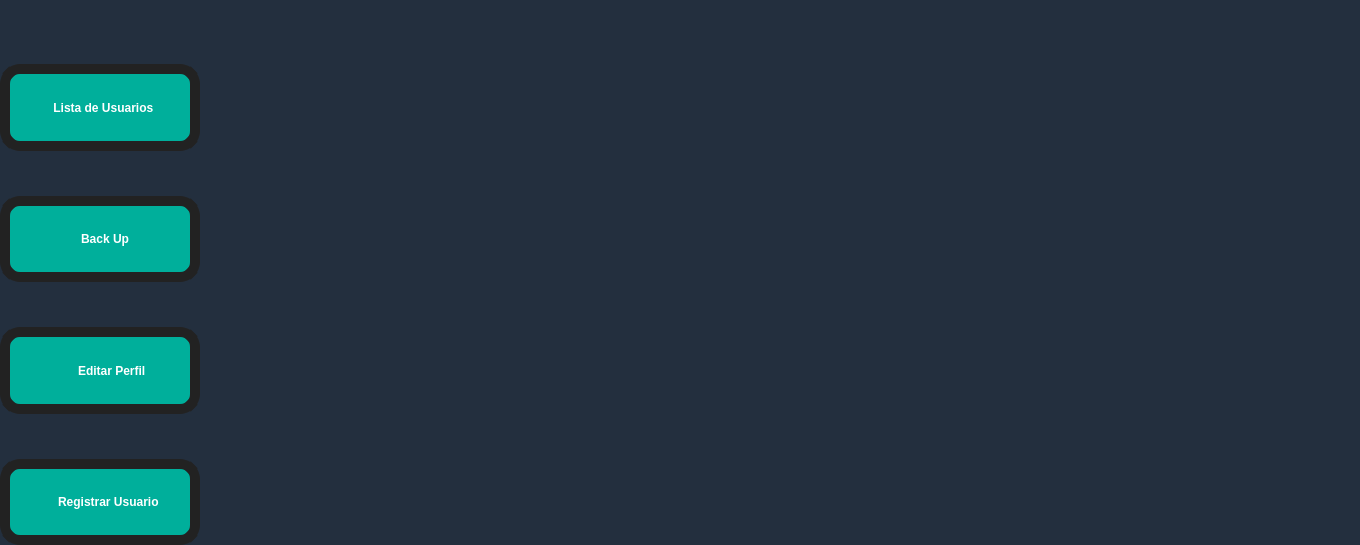
<?xml version="1.0" encoding="UTF-8"?>
<ui version="4.0">
 <class>Form</class>
 <widget class="QWidget" name="Form">
  <property name="geometry">
   <rect>
    <x>0</x>
    <y>0</y>
    <width>1360</width>
    <height>545</height>
   </rect>
  </property>
  <property name="windowTitle">
   <string>Form</string>
  </property>
  <property name="styleSheet">
   <string notr="true">/*-----QWidget-----*/
QWidget
{
	border: 0;
	background-color: #232F3E;
	color: #fff;
	selection-background-color: #fff;
	selection-color: #000;
}</string>
  </property>
  <layout class="QHBoxLayout" name="horizontalLayout_2">
   <property name="spacing">
    <number>0</number>
   </property>
   <property name="leftMargin">
    <number>0</number>
   </property>
   <property name="topMargin">
    <number>0</number>
   </property>
   <property name="rightMargin">
    <number>0</number>
   </property>
   <property name="bottomMargin">
    <number>0</number>
   </property>
   <item>
    <widget class="QFrame" name="buttons">
     <property name="enabled">
      <bool>true</bool>
     </property>
     <property name="sizePolicy">
      <sizepolicy hsizetype="Preferred" vsizetype="Preferred">
       <horstretch>0</horstretch>
       <verstretch>0</verstretch>
      </sizepolicy>
     </property>
     <property name="minimumSize">
      <size>
       <width>200</width>
       <height>500</height>
      </size>
     </property>
     <property name="styleSheet">
      <string notr="true">/*-QPushButton-*/
QPushButton{
	background-color: #00af9b;
	color: #fff;
	min-width: 80px;
	border: 10px solid #222;
	border-radius: 20px;
	padding: 5px;
}

QPushButton::flat{
	background-color: transparent;
	border: none;
	color: #000;
}

QPushButton::disabled{
	background-color: #222;
	color: #959595;
	border-color: #000;
}

QPushButton::hover{
	background-color:#006a9b;
	border-color: #46a2da;
	border-style: ridge;
}

QPushButton::pressed{
	background-color:  #2385b4;
	border: 1px solid #46a2da;
}

QPushButton::checked{
	background-color:#006a9b; 
	border-color: #46a2da;
	border-style: ridge;
}</string>
     </property>
     <property name="frameShape">
      <enum>QFrame::StyledPanel</enum>
     </property>
     <property name="frameShadow">
      <enum>QFrame::Raised</enum>
     </property>
     <layout class="QVBoxLayout" name="verticalLayout_3">
      <property name="spacing">
       <number>45</number>
      </property>
      <property name="leftMargin">
       <number>0</number>
      </property>
      <property name="topMargin">
       <number>64</number>
      </property>
      <property name="rightMargin">
       <number>0</number>
      </property>
      <property name="bottomMargin">
       <number>0</number>
      </property>
      <item>
       <widget class="QPushButton" name="aListaDeUsuarios">
        <property name="sizePolicy">
         <sizepolicy hsizetype="Preferred" vsizetype="Preferred">
          <horstretch>0</horstretch>
          <verstretch>0</verstretch>
         </sizepolicy>
        </property>
        <property name="minimumSize">
         <size>
          <width>110</width>
          <height>0</height>
         </size>
        </property>
        <property name="font">
         <font>
          <weight>75</weight>
          <bold>true</bold>
          <kerning>true</kerning>
         </font>
        </property>
        <property name="text">
         <string>  Lista de Usuarios</string>
        </property>
        <property name="icon">
         <iconset resource="../../RecursosSTPUI.qrc">
          <normaloff>:/Imagnes MainSTP/MyIconos/id-card-solid.svg</normaloff>:/Imagnes MainSTP/MyIconos/id-card-solid.svg</iconset>
        </property>
        <property name="iconSize">
         <size>
          <width>40</width>
          <height>40</height>
         </size>
        </property>
        <property name="checkable">
         <bool>true</bool>
        </property>
        <property name="checked">
         <bool>false</bool>
        </property>
        <property name="autoDefault">
         <bool>false</bool>
        </property>
        <property name="default">
         <bool>false</bool>
        </property>
        <property name="flat">
         <bool>false</bool>
        </property>
       </widget>
      </item>
      <item>
       <widget class="QPushButton" name="bBackUp">
        <property name="sizePolicy">
         <sizepolicy hsizetype="Preferred" vsizetype="Preferred">
          <horstretch>0</horstretch>
          <verstretch>0</verstretch>
         </sizepolicy>
        </property>
        <property name="minimumSize">
         <size>
          <width>110</width>
          <height>0</height>
         </size>
        </property>
        <property name="font">
         <font>
          <weight>75</weight>
          <bold>true</bold>
         </font>
        </property>
        <property name="layoutDirection">
         <enum>Qt::LeftToRight</enum>
        </property>
        <property name="autoFillBackground">
         <bool>false</bool>
        </property>
        <property name="styleSheet">
         <string notr="true"/>
        </property>
        <property name="text">
         <string>          Back Up       </string>
        </property>
        <property name="icon">
         <iconset resource="../../RecursosSTPUI.qrc">
          <normaloff>:/Imagnes MainSTP/MyIconos/database-solid.svg</normaloff>:/Imagnes MainSTP/MyIconos/database-solid.svg</iconset>
        </property>
        <property name="iconSize">
         <size>
          <width>40</width>
          <height>40</height>
         </size>
        </property>
        <property name="checkable">
         <bool>true</bool>
        </property>
        <property name="checked">
         <bool>false</bool>
        </property>
        <property name="autoRepeat">
         <bool>false</bool>
        </property>
        <property name="autoExclusive">
         <bool>false</bool>
        </property>
        <property name="autoDefault">
         <bool>true</bool>
        </property>
        <property name="default">
         <bool>false</bool>
        </property>
        <property name="flat">
         <bool>false</bool>
        </property>
       </widget>
      </item>
      <item>
       <widget class="QPushButton" name="cEditarPerfil">
        <property name="sizePolicy">
         <sizepolicy hsizetype="Preferred" vsizetype="Preferred">
          <horstretch>0</horstretch>
          <verstretch>0</verstretch>
         </sizepolicy>
        </property>
        <property name="minimumSize">
         <size>
          <width>110</width>
          <height>0</height>
         </size>
        </property>
        <property name="font">
         <font>
          <weight>75</weight>
          <bold>true</bold>
         </font>
        </property>
        <property name="text">
         <string>       Editar Perfil</string>
        </property>
        <property name="icon">
         <iconset resource="../../RecursosSTPUI.qrc">
          <normaloff>:/Imagnes MainSTP/MyIconos/cogs-solid.svg</normaloff>:/Imagnes MainSTP/MyIconos/cogs-solid.svg</iconset>
        </property>
        <property name="iconSize">
         <size>
          <width>35</width>
          <height>35</height>
         </size>
        </property>
        <property name="checkable">
         <bool>true</bool>
        </property>
        <property name="checked">
         <bool>false</bool>
        </property>
       </widget>
      </item>
      <item>
       <widget class="QPushButton" name="dRegistrarUsuario">
        <property name="sizePolicy">
         <sizepolicy hsizetype="Preferred" vsizetype="Preferred">
          <horstretch>0</horstretch>
          <verstretch>0</verstretch>
         </sizepolicy>
        </property>
        <property name="minimumSize">
         <size>
          <width>110</width>
          <height>0</height>
         </size>
        </property>
        <property name="font">
         <font>
          <weight>75</weight>
          <bold>true</bold>
         </font>
        </property>
        <property name="text">
         <string>     Registrar Usuario</string>
        </property>
        <property name="icon">
         <iconset resource="../../RecursosSTPUI.qrc">
          <normaloff>:/Imagnes MainSTP/MyIconos/id-card-solid.svg</normaloff>:/Imagnes MainSTP/MyIconos/id-card-solid.svg</iconset>
        </property>
        <property name="iconSize">
         <size>
          <width>40</width>
          <height>40</height>
         </size>
        </property>
        <property name="checkable">
         <bool>true</bool>
        </property>
        <property name="checked">
         <bool>false</bool>
        </property>
       </widget>
      </item>
     </layout>
    </widget>
   </item>
   <item>
    <widget class="QFrame" name="Menuprincipal">
     <property name="sizePolicy">
      <sizepolicy hsizetype="Expanding" vsizetype="Preferred">
       <horstretch>0</horstretch>
       <verstretch>0</verstretch>
      </sizepolicy>
     </property>
     <property name="frameShape">
      <enum>QFrame::StyledPanel</enum>
     </property>
     <property name="frameShadow">
      <enum>QFrame::Raised</enum>
     </property>
     <layout class="QVBoxLayout" name="verticalLayout">
      <property name="spacing">
       <number>0</number>
      </property>
      <property name="leftMargin">
       <number>0</number>
      </property>
      <property name="topMargin">
       <number>0</number>
      </property>
      <property name="rightMargin">
       <number>0</number>
      </property>
      <property name="bottomMargin">
       <number>0</number>
      </property>
      <item alignment="Qt::AlignRight|Qt::AlignTop">
       <widget class="QFrame" name="frame">
        <property name="sizePolicy">
         <sizepolicy hsizetype="Fixed" vsizetype="Fixed">
          <horstretch>0</horstretch>
          <verstretch>0</verstretch>
         </sizepolicy>
        </property>
        <property name="frameShape">
         <enum>QFrame::StyledPanel</enum>
        </property>
        <property name="frameShadow">
         <enum>QFrame::Raised</enum>
        </property>
        <layout class="QHBoxLayout" name="horizontalLayout">
         <property name="spacing">
          <number>0</number>
         </property>
         <property name="leftMargin">
          <number>0</number>
         </property>
         <property name="topMargin">
          <number>0</number>
         </property>
         <property name="rightMargin">
          <number>0</number>
         </property>
         <property name="bottomMargin">
          <number>0</number>
         </property>
         <item>
          <widget class="QPushButton" name="salir">
           <property name="maximumSize">
            <size>
             <width>30</width>
             <height>30</height>
            </size>
           </property>
           <property name="text">
            <string/>
           </property>
           <property name="icon">
            <iconset resource="../../RecursosSTPUI.qrc">
             <normaloff>:/Imagnes MainSTP/MyIconos/icono Salir.png</normaloff>:/Imagnes MainSTP/MyIconos/icono Salir.png</iconset>
           </property>
           <property name="iconSize">
            <size>
             <width>26</width>
             <height>26</height>
            </size>
           </property>
           <property name="checkable">
            <bool>false</bool>
           </property>
           <property name="checked">
            <bool>false</bool>
           </property>
          </widget>
         </item>
        </layout>
       </widget>
      </item>
      <item>
       <widget class="QFrame" name="stage">
        <property name="enabled">
         <bool>true</bool>
        </property>
        <property name="sizePolicy">
         <sizepolicy hsizetype="Preferred" vsizetype="Expanding">
          <horstretch>0</horstretch>
          <verstretch>0</verstretch>
         </sizepolicy>
        </property>
        <property name="maximumSize">
         <size>
          <width>1160</width>
          <height>16777215</height>
         </size>
        </property>
        <property name="frameShape">
         <enum>QFrame::StyledPanel</enum>
        </property>
        <property name="frameShadow">
         <enum>QFrame::Raised</enum>
        </property>
        <layout class="QGridLayout" name="gridLayout"/>
       </widget>
      </item>
     </layout>
    </widget>
   </item>
  </layout>
 </widget>
 <resources>
  <include location="../../RecursosSTPUI.qrc"/>
 </resources>
 <connections/>
</ui>
